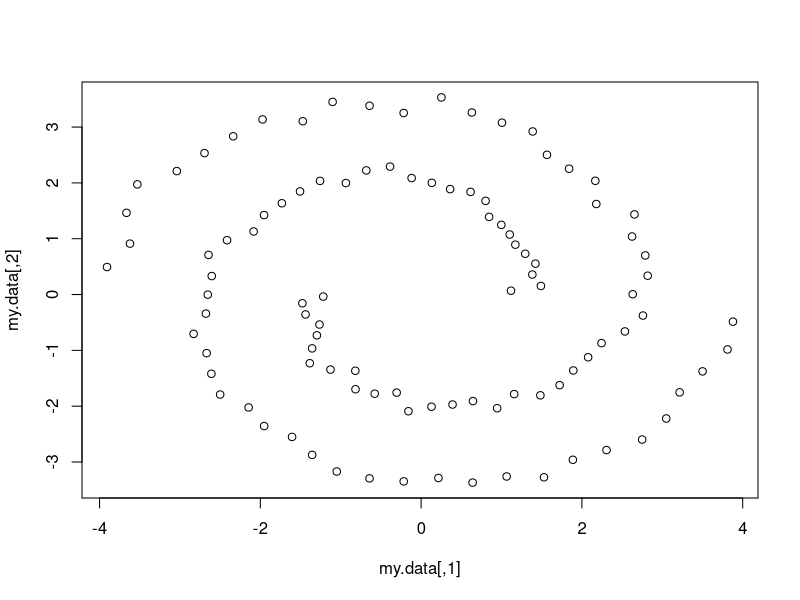
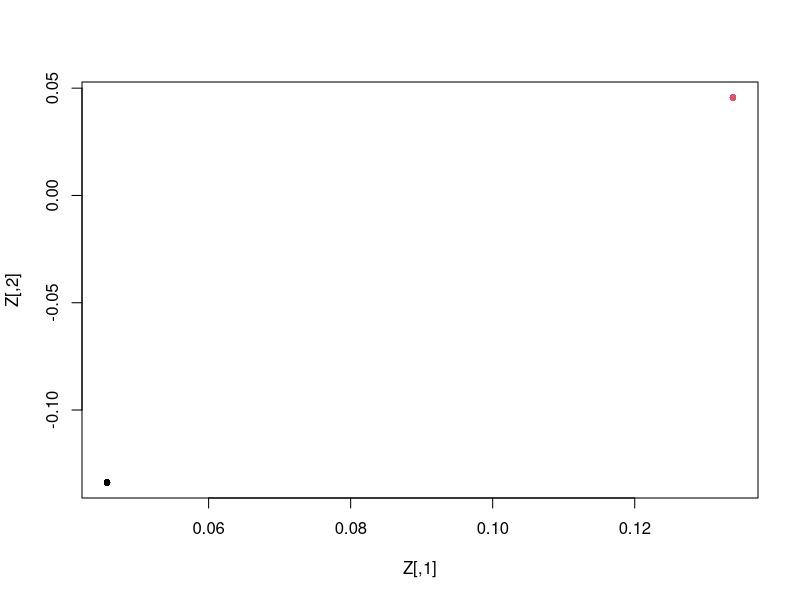
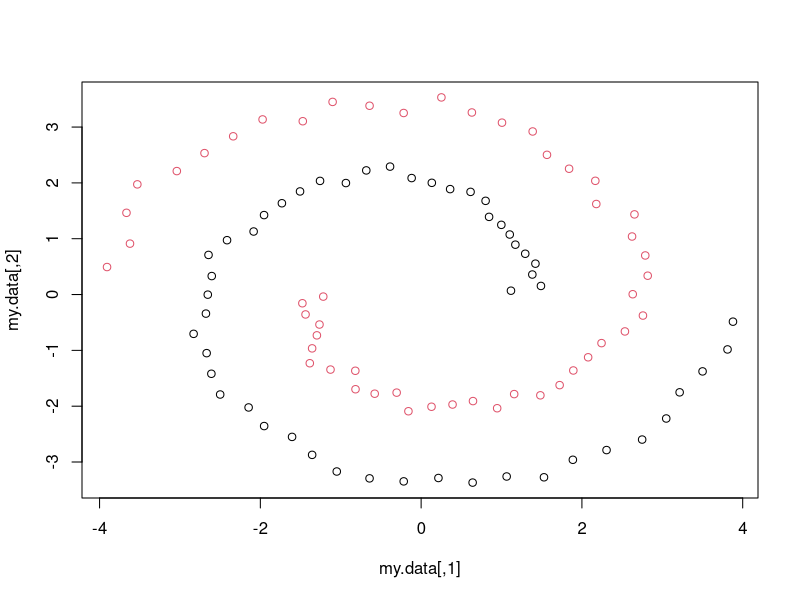
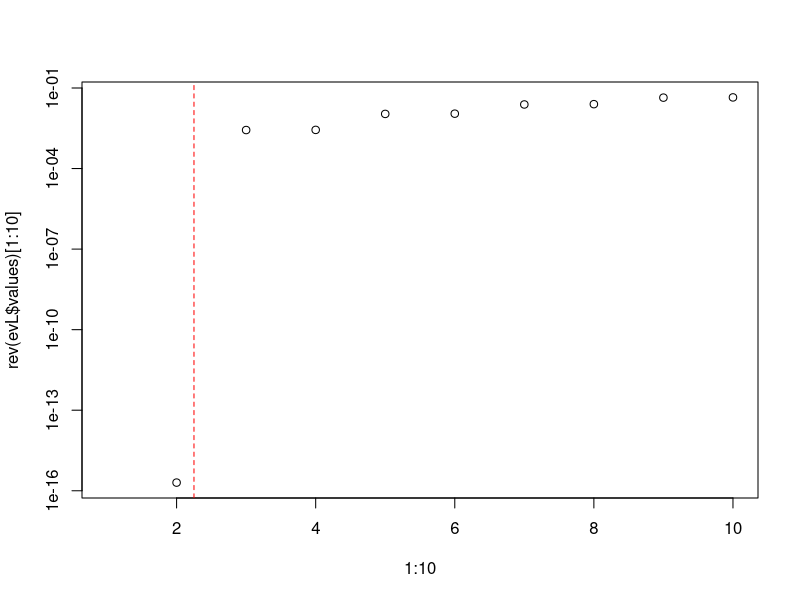
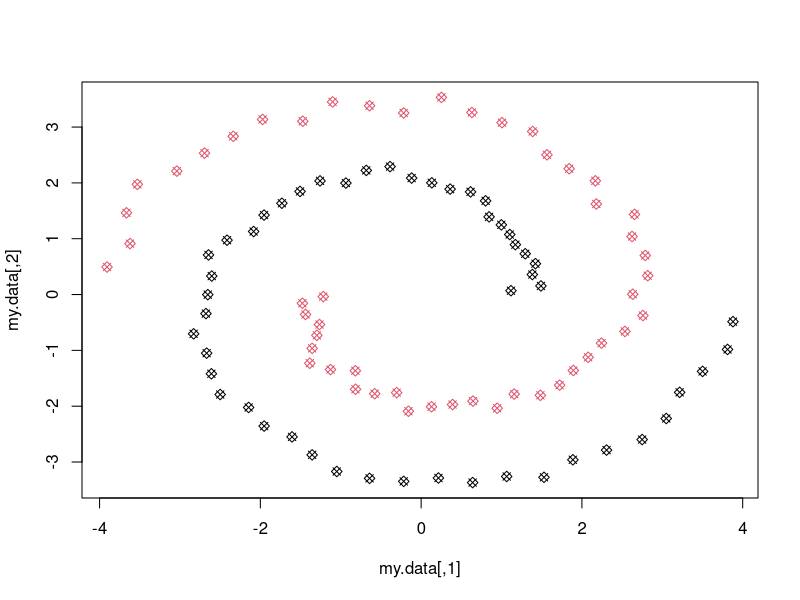

Source code (R) for these figures, in order: (Note: this script raises an error after producing the figures.)
# Spectral Clustering
#before start read README.md first

setwd("~/ADD YOUR DIC PATH")


install.packages("mlbench")
library(mlbench)

set.seed(111)

obj <- mlbench.spirals(100,1,0.025)

my.data <-  4 * obj$x

plot(my.data)

s <- function(x1, x2, alpha=1) {
  
  exp(- alpha * norm(as.matrix(x1-x2), type="F"))
}

make.similarity <- function(my.data, similarity) {
  
  N <- nrow(my.data)
  S <- matrix(rep(NA,N^2), ncol=N)
  for(i in 1:N) {
    for(j in 1:N) {
      S[i,j] <- similarity(my.data[i,], my.data[j,])
    }
  }
  
  S
}

S <- make.similarity(my.data, s)

S[1:8,1:8]

make.affinity <- function(S, n.neighboors=2) {
  N <- length(S[,1])
  if (n.neighboors >= N) {  # fully connected
    A <- S
  } else {
    A <- matrix(rep(0,N^2), ncol=N)
    for(i in 1:N) { # for each line
      # only connect to those points with larger similarity
      best.similarities <- sort(S[i,], decreasing=TRUE)[1:n.neighboors]
      for (s in best.similarities) {
        j <- which(S[i,] == s)
        A[i,j] <- S[i,j]
        A[j,i] <- S[i,j] # to make an undirected graph, ie, the matrix becomes symmetric
      }
    }
  }
  A
}

A <- make.affinity(S, 3)  # use 3 neighboors (includes self)

A[1:8,1:8]

D <- diag(apply(A, 1, sum)) # sum rows

D[1:8,1:8]


U <- D - A

round(U[1:12,1:12],1)


"%^%" <- function(M, power)
  with(eigen(M), vectors %*% (values^power * solve(vectors)))

k   <- 2

evL <- eigen(U, symmetric=TRUE)

Z   <- evL$vectors[,(ncol(evL$vectors)-k+1):ncol(evL$vectors)]

plot(Z, col=obj$classes, pch=20) # notice that all 50 points, of each cluster, are on top of each other

library("stats")

km <- kmeans(Z, centers=k, nstart=5)

plot(my.data, col=km$cluster)

signif(evL$values,2) # eigenvalues are in decreasing order

plot(1:10, rev(evL$values)[1:10], log="y")

abline(v=2.25, col="red", lty=2) # there are just 2 clusters as expected

library("kernlab")

install.packages("kernlab")

library(kernlab)

sc <- specc(my.data, centers=2)

plot(my.data, col=sc, pch=4)            # estimated classes (x)

points(my.data, col=obj$classes, pch=5) # true classes (<>)

savehistory("~/add your directory path please ")
